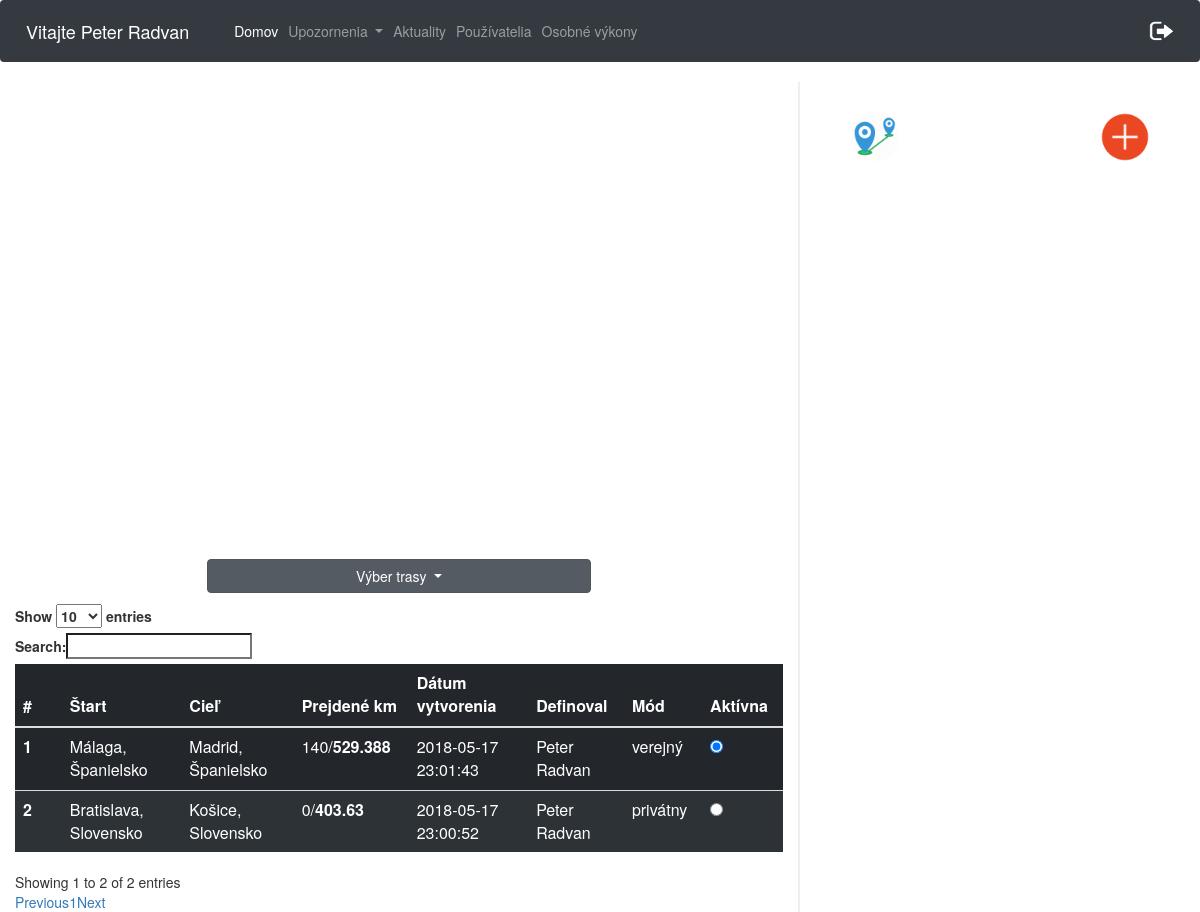
The page /cesty.php (signed in) on the database its author committed.
### tables this page shows
CREATE TABLE `pouzivatelia` (
  `id` int(11) NOT NULL,
  `meno` varchar(20) NOT NULL,
  `priezvisko` varchar(20) NOT NULL,
  `email` varchar(40) NOT NULL,
  `heslo` varchar(60) NOT NULL,
  `stredna_skola` varchar(40) NOT NULL,
  `stredna_skola_adresa` varchar(60) NOT NULL,
  `ulica` varchar(40) NOT NULL,
  `psc` varchar(10) NOT NULL,
  `obec` varchar(40) NOT NULL,
  `rola` varchar(10) NOT NULL DEFAULT 'user',
  `odoberatel` tinyint(1) NOT NULL DEFAULT '0',
  `prve_prihlasenie` int(11) NOT NULL DEFAULT '0',
  `nazovtimu` varchar(50) DEFAULT NULL
);

CREATE TABLE `trasa_pouzivatel` (
  `id` int(11) NOT NULL,
  `id_pouzivatel` int(11) NOT NULL,
  `id_trasa` int(11) NOT NULL,
  `prejdene_km` int(11) NOT NULL,
  `aktivna_trasa` int(11) NOT NULL
);

CREATE TABLE `trasa` (
  `id` int(10) UNSIGNED NOT NULL,
  `start_nazov` varchar(50) NOT NULL,
  `start_lat` varchar(20) NOT NULL,
  `start_long` varchar(20) NOT NULL,
  `ciel_nazov` varchar(50) NOT NULL,
  `ciel_lat` varchar(20) NOT NULL,
  `ciel_long` varchar(20) NOT NULL,
  `celkove_km` double NOT NULL,
  `datum_vytvorenia` datetime NOT NULL,
  `mod_trasy` varchar(20) NOT NULL,
  `id_user` int(11) NOT NULL,
  `vytvoril` varchar(100) NOT NULL
);

### cesty.php (the view, shortened to what this page needs)
<html>
<head>
    <link rel="stylesheet" href="https://maxcdn.bootstrapcdn.com/bootstrap/4.0.0/css/bootstrap.min.css">
    <link rel="stylesheet" type="text/css" href="https://maxcdn.bootstrapcdn.com/bootstrap/3.3.7/css/bootstrap.min.css">
    <link rel="stylesheet" type="text/css" href="https://cdn.datatables.net/1.10.16/css/dataTables.bootstrap.min.css">
    <link rel="stylesheet" href="./css/cesty.css">
</head>
<body>
<nav class="navbar navbar-expand-lg  navbar-dark bg-dark">
        <span class="navbar-brand" >
            <?php
            $conn = new mysqli($servername, $username, $password, $dbname);
            $conn->set_charset("UTF8");
            $email= $_SESSION['email'];
            $query="SELECT meno, priezvisko from pouzivatelia WHERE email='$email'";
            $result = mysqli_query($conn,$query);
            while ($data = mysqli_fetch_array($result)){
                echo "Vitajte ".$data['meno']." ".$data['priezvisko'];
            }
            ?>
        </span>
    <div class="collapse navbar-collapse" id="navbarSupportedContent">
        <ul class="navbar-nav mr-auto">
            <li class="nav-item active">
                <a class="nav-link" href="cesty.php">Domov</a>
            </li>
            <li class="nav-item dropdown">
                <a class="nav-link dropdown-toggle" href="#" id="navbarDropdown" role="button" data-toggle="dropdown" aria-haspopup="true" aria-expanded="false">
                    Upozornenia
                </a>
            </li>
            <li class="nav-item">
                <a class="nav-link" href="aktuality.php">
                    Aktuality
                </a>
            </li>
            <li class="nav-item" id="registracia" style="display: none;">
                <a class="nav-link" href="registraciaPouzivatela.php">
                    Používatelia
                </a>
            </li>
            <li class="nav-item" id="osobneVykony" style="display: inline;">
                <a class="nav-link" href="osobneVykony.php">
                    Osobné výkony
                </a>
            </li>
        </ul>
        <ul class="nav navbar-nav navbar-right">
            <li><a href="aktuality.php?odhlasenie='1'"><img src="logOut.png" width="25px" height="20px"></a></li>
        </ul>
    </div>
</nav>
<div class="row">
    <div class="col-8 leftCol">
        <div id="myMap" style="height: 400px; width: 70%"></div>
        <div class="dropdown show " id="trasyId">
            <a class="btn btn-secondary dropdown-toggle" href="#" role="button" id="dropdownMenuLink" data-toggle="dropdown" aria-haspopup="true" aria-expanded="false">
                Výber trasy
            </a>
            <?php
            $conn = new mysqli($servername, $username, $password, $dbname);
            $conn->set_charset("UTF8");
            $idU = $_SESSION['id'];
            $sql = "SELECT trasa.id as tid, pouzivatelia.id, trasa.start_nazov, trasa.ciel_nazov, trasa_pouzivatel.prejdene_km, trasa.celkove_km, trasa.datum_vytvorenia, trasa_pouzivatel.aktivna_trasa, trasa.mod_trasy, trasa.vytvoril
                    FROM trasa_pouzivatel
                    INNER JOIN trasa ON trasa.id = trasa_pouzivatel.id_trasa
                    INNER JOIN pouzivatelia on pouzivatelia.id = trasa_pouzivatel.id_pouzivatel
                    WHERE trasa_pouzivatel.id_pouzivatel = $idU ORDER BY aktivna_trasa DESC";
            ?>
        </div>
        <table class="table table-dark" id="privatneTrasy">
            <thead>
            <tr>
                <th scope="col">#</th>
                <th scope="col">Štart</th>
                <th scope="col">Cieľ</th>
                <th scope="col">Prejdené km</th>
                <th scope="col">Dátum vytvorenia</th>
                <th scope="col">Definoval</th>
                <th scope="col">Mód</th>
                <th scope="col">Aktívna</th>
            </tr>
            </thead>
            <tbody>
            <?php
            $i = 1;
            if ($result = $conn->query($sql)) {
                while ($row = $result->fetch_object()) {
                    echo "<tr>";
                    echo "<th scope='row'>$i <span class='spanId' >$row->id</span><span class='spanTid' >$row->tid</span></th>";
                    echo "<td>$row->start_nazov</td>";
                    echo "<td>$row->ciel_nazov</td>";
                    echo "<td>$row->prejdene_km/<b>$row->celkove_km</b></td>";
                    echo "<td>$row->datum_vytvorenia</td>";
                    echo "<td>$row->vytvoril</td>";
                    echo "<td>$row->mod_trasy</td>";
                    if($row->aktivna_trasa > 0){
                        echo "<td><input onclick='check($i)' class='radio' type='radio' checked> </td>";
                    }
                    else{
                        echo "<td><input onclick='check($i)' class='radio' type='radio' ></td>";
                    }
                    echo "</tr>";
                    $i++;
                }
            }
            ?>
            </tbody>
        </table>
    </div>
    <div class="col-4 rightCol">
        <img src="img/add.png" id="privateBtn" class="addBtn" alt="add">
        <img src="img/distance.png" id="distanceBtn" class="addBtn" alt="add">
        </div>
    </div>
</body>
</html>

### css/cesty.css (style rules this page uses)
.leftCol { border-right: 2px solid #eee !important; }
.row { box-sizing: border-box !important; margin:0; }
#myMap { margin: 5% auto; }
#dropdownMenuLink { width:100% !important; margin-bottom:3% !important; }
#trasyId { margin: 0 auto; width:50% !important; }
.addBtn { position: absolute; top:30px; right:50px; width: 50px; height:50px; transition: all 0.3s linear; border-radius: 50%; }
.addBtn:nth-child(2) { right:110px; }
#distanceBtn { left:50px; }
#privatneTrasy tr { background: rgba(50,56,62,0.7); }
#privatneTrasy tr:first-child { background: rgba(50,56,62,0.1); }

### rows shown on the page
pouzivatelia: meno "Peter", priezvisko "Radvan"
trasa_pouzivatel: id_trasa.start_nazov "Málaga, Španielsko", id_trasa.ciel_nazov "Madrid, Španielsko", prejdene_km "140", id_trasa.celkove_km "529.388", id_trasa.datum_vytvorenia "2018-05-17 23:01:43", id_trasa.vytvoril "Peter Radvan", id_trasa.mod_trasy "verejný"
trasa_pouzivatel: id_trasa.start_nazov "Bratislava, Slovensko", id_trasa.ciel_nazov "Košice, Slovensko", prejdene_km "0", id_trasa.celkove_km "403.63", id_trasa.datum_vytvorenia "2018-05-17 23:00:52", id_trasa.vytvoril "Peter Radvan", id_trasa.mod_trasy "privátny"
